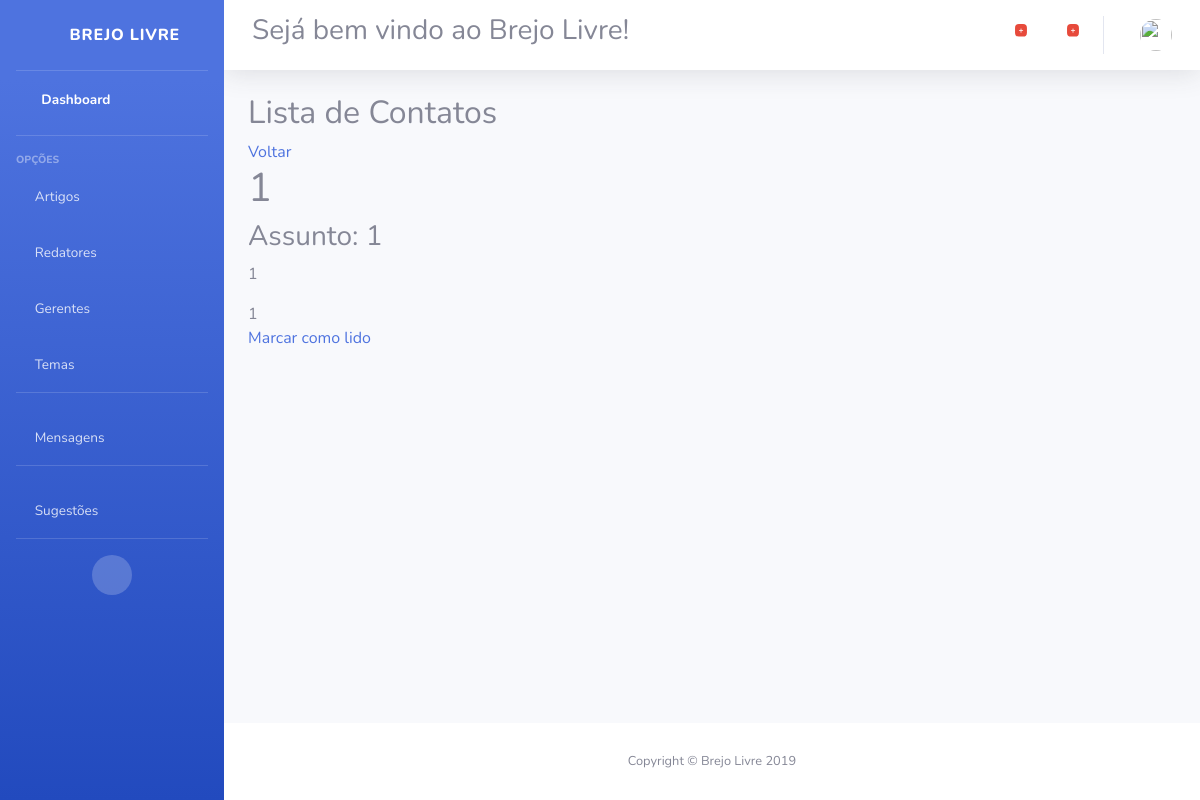
/dashboard/contato/2 (signed in), run on the app's committed database.
### home/models.py (models this page shows, shortened)
class Contato(models.Model):
	nome = models.CharField(max_length=255, null=False, verbose_name = "Nome")
	email = models.CharField(max_length=255, null=False, verbose_name = "Email")
	assunto = models.CharField(max_length=255, null=False, verbose_name = "Assunto")
	mensagem = models.TextField(null=False, verbose_name = "Mensagem")
	lido =  models.BooleanField(default=False)
	data = models.DateField(("Date"), default=datetime.date.today)

### contato/views.py (the view)
# urls.py: path('contato/<int:pk>', ContatoDetail.as_view(), name="contato"),
class ContatoDetail(LoginRequiredMixin, DeleteView):
    login_url = '/login/'
    model = Contato
    template_name = 'contato/contato_detail.html'
    def get_context_data(self, **kwargs):
        context = super(ContatoDetail, self).get_context_data(**kwargs)
        return context

### contato/templates/contato/contato_detail.html (shortened to what this page needs)
{% extends "dashboard/base.html" %}
{% load static %}
{% block main %}
    <h2>Lista de Contatos</h2>
    <a href="/dashboard/contatos/">Voltar</a>
    <h1>{{ object.nome }}</h1>
    <h3>Assunto: {{ object.assunto }}</h3>
    <p>{{ object.email }}</p>
   <article>
       {{ object.mensagem }}
   </article>
    <a href="{% url 'alter_contato' object.pk %}">Marcar como lido</a>
{% endblock %}

### data on the page
Contato: nome "1", assunto "1", email "1", mensagem "1"
